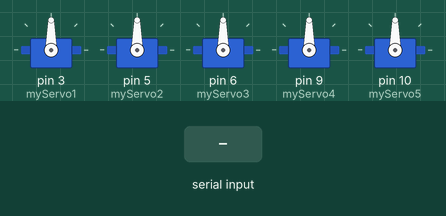
Bench run of a sketch on a simulated Arduino Uno, built with avr-gcc and run on an emulated ATmega328P. Shown: 5 × servo. Inputs (shaded band) come from the test bench.

Above: at 1.2 s.
1.3 s: "90,45\n" received over Serial
At 2.1 s:
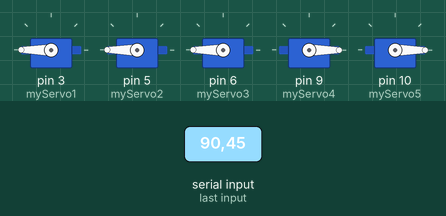
2.8 s: "30,150\n" received over Serial
At 3.2 s:
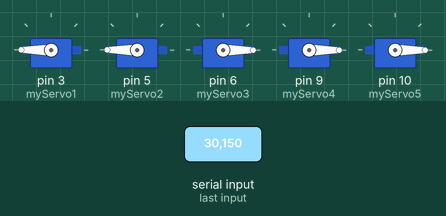
4.3 s: "5\n" received over Serial
At 5.4 s:
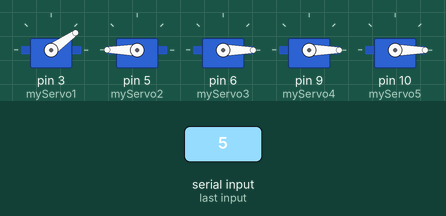
5.8 s: "200\n" received over Serial
At 6.6 s:
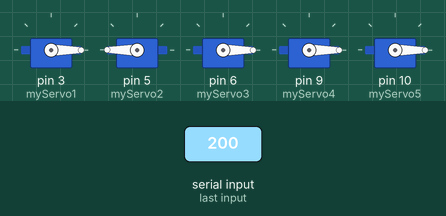
7.3 s: "90,45,200,10,150\n" received over Serial
At 8.3 s:
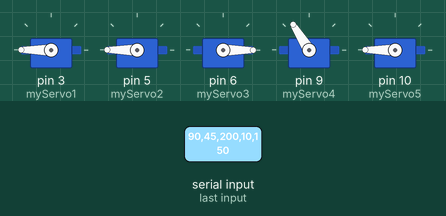
8.8 s: "5\n" received over Serial
At 10.0 s:
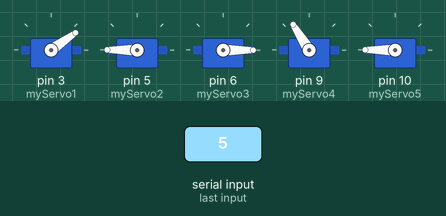
Timing chart, 0 to 11.3 s (numbered marks = the images above; inputs shaded):
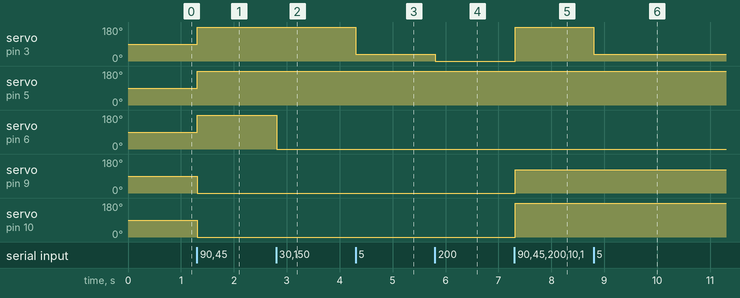

Measured:
- after the input at 1.3 s, servo on pin 3 (myServo1), servo on pin 5 (myServo2), servo on pin 6 (myServo3): 90° → 180° at once; servo on pin 9 (myServo4), servo on pin 10 (myServo5): 90° → 0° at once
- after the input at 2.8 s, servo on pin 6 (myServo3): 180° → 0° at once
- after the input at 4.3 s, servo on pin 3 (myServo1): 180° → 35° at once
- after the input at 5.8 s, servo on pin 3 (myServo1): 35° → 0° at once
- after the input at 7.3 s, servo on pin 3 (myServo1), servo on pin 10 (myServo5): 0° → 180° at once; servo on pin 9 (myServo4): 0° → 122° at once
- after the input at 8.8 s, servo on pin 3 (myServo1): 180° → 35° at once

The sketch:

robotic_hand.ino
```cpp
#include <Servo.h>

Servo myServo1;
Servo myServo2;
Servo myServo3;
Servo myServo4;
Servo myServo5;

void setup()
{
  Serial.begin(9600);

  myServo1.attach(3);
  myServo2.attach(5);
  myServo3.attach(6);
  myServo4.attach(9);
  myServo5.attach(10);
}

void loop()
{
  if (Serial.available() > 0)
  {
    String data = Serial.readStringUntil('\n');

    int thumb, indexFinger, middleFinger, ringFinger, pinky;

    sscanf(data.c_str(), "%d,%d,%d,%d,%d",
           &thumb,
           &indexFinger,
           &middleFinger,
           &ringFinger,
           &pinky);

    myServo1.write(thumb * 180);
    myServo2.write(indexFinger * 180);
    myServo3.write(middleFinger * 180);
    myServo4.write(ringFinger * 180);
    myServo5.write(pinky * 180);
  }
}
```
